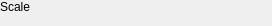
<?xml version="1.0" encoding="UTF-8"?>
<ui version="4.0">
 <class>ScalableObjectWidget</class>
 <widget class="QWidget" name="ScalableObjectWidget">
  <property name="geometry">
   <rect>
    <x>0</x>
    <y>0</y>
    <width>272</width>
    <height>26</height>
   </rect>
  </property>
  <property name="windowTitle">
   <string>Form</string>
  </property>
  <property name="locale">
   <locale language="English" country="UnitedStates"/>
  </property>
  <layout class="QVBoxLayout" name="verticalLayout">
   <property name="leftMargin">
    <number>0</number>
   </property>
   <property name="topMargin">
    <number>0</number>
   </property>
   <property name="rightMargin">
    <number>0</number>
   </property>
   <property name="bottomMargin">
    <number>0</number>
   </property>
   <item>
    <layout class="QHBoxLayout" name="scaleLayout">
     <item>
      <widget class="QLabel" name="scaleLabel">
       <property name="sizePolicy">
        <sizepolicy hsizetype="Preferred" vsizetype="Preferred">
         <horstretch>1</horstretch>
         <verstretch>0</verstretch>
        </sizepolicy>
       </property>
       <property name="text">
        <string>Scale</string>
       </property>
       <property name="alignment">
        <set>Qt::AlignLeading|Qt::AlignLeft|Qt::AlignTop</set>
       </property>
      </widget>
     </item>
    </layout>
   </item>
  </layout>
 </widget>
 <resources/>
 <connections/>
</ui>
